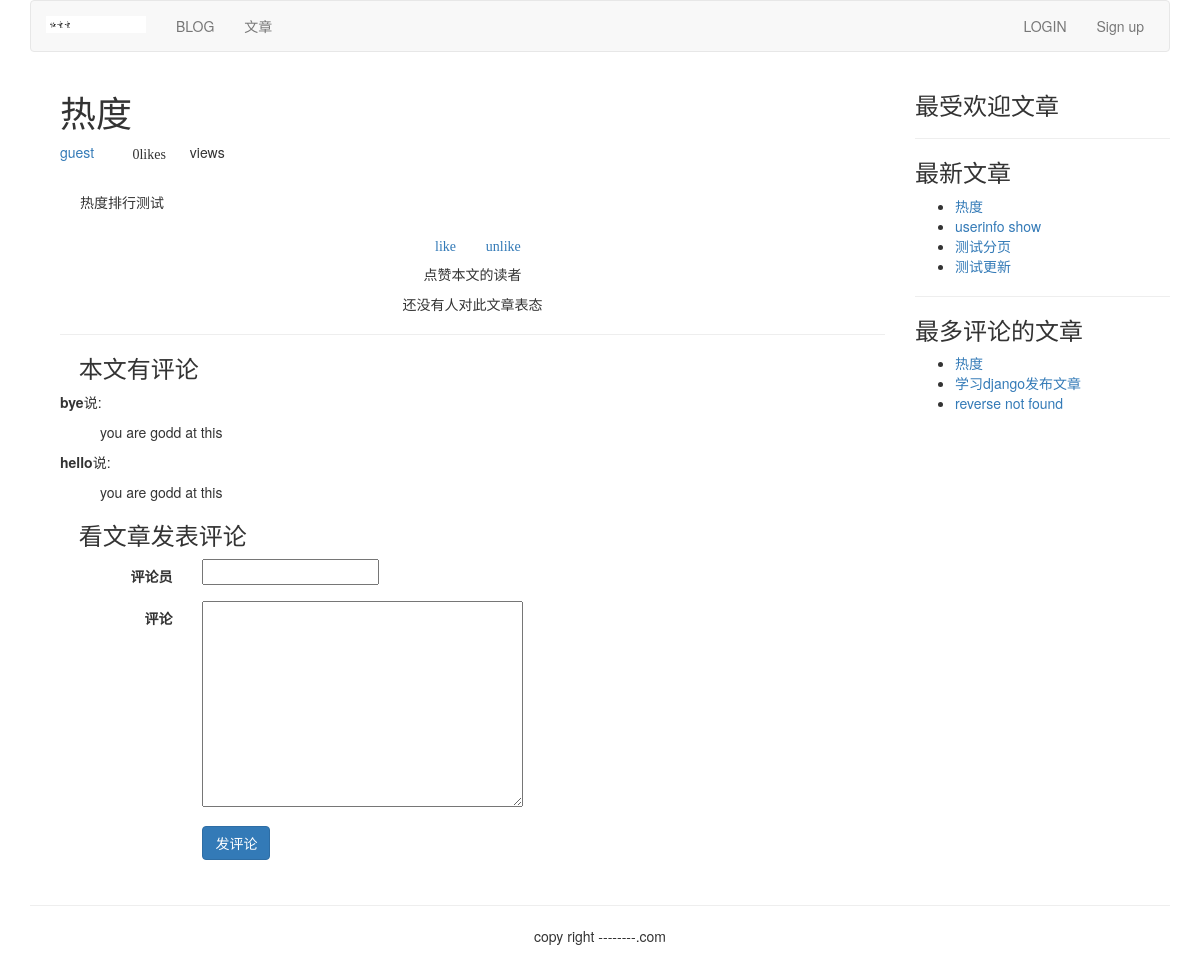
/article/list-article-detail/9/Re-Du/, run on the app's committed database.
### article/models.py (models this page shows, shortened)
class ArticlePost(models.Model):
    author = models.ForeignKey(User, related_name='article', on_delete=models.CASCADE)
    title = models.CharField(max_length=200)
    slug = models.SlugField(max_length=500)
    column = models.ForeignKey(ArticleColumn, related_name='article_column', on_delete=models.CASCADE)
    body = models.TextField()
    created = models.DateTimeField(default=timezone.now)
    updated = models.DateTimeField(auto_now=True)
    users_like = models.ManyToManyField(User, related_name="articles_like", blank=True)
    class Meta:
        ordering = ('-updated',)
        index_together = (('id', 'slug'),)
    def get_url_path(self):
        return reverse("article:list_article_detail", args=[self.id, self.slug])

class Comment(models.Model):
    article = models.ForeignKey(ArticlePost, related_name="comments", on_delete=models.CASCADE)
    commentator = models.CharField(max_length=90)
    body = models.TextField()
    created = models.DateTimeField(auto_now=True)
    class Meta:
        ordering = ('-created',)

### article/list_views.py (the view)
# urls.py: url(r'^article-detail/(?P<id>\d+)/(?P<slug>[-\w]+)/$', views.article_detail,
def article_detail(request, id, slug):
    article = get_object_or_404(ArticlePost, id=id, slug=slug)
    total_views = r.incr("article:{}:views".format(article.id))
    r.zincrby('article_ranking', 1, article.id)
    article_ranking = r.zrange('article_ranking', 0, -1, desc=True)[:10]
    article_ranking_ids = [int(id) for id in article_ranking]
    most_viewed = list(ArticlePost.objects.filter(id__in=article_ranking_ids))
    most_viewed.sort(key=lambda x: article_ranking_ids.index(x.id))
    if request.method == "POST":
        comment_form = CommentForm(data=request.POST)
        if comment_form.is_valid():
            new_comment = comment_form.save(commit=False)
            new_comment.article = article
            new_comment.save()
    else:
        comment_form = CommentForm()
    return render(request, "article/list/article_detail.html", {"article": article,
                                                                "total_views": total_views,
                                                                "most_viewed": most_viewed,
                                                                "comment_form": comment_form})

### article/forms.py
class CommentForm(forms.ModelForm):
    class Meta:
        model = Comment
        fields = ("commentator", "body")

### article/templatetags/article_tags.py (called while the page is built)
@register.inclusion_tag('article/list/latest_articles.html')
def latest_articles(n=5):
    latest_article = ArticlePost.objects.order_by("-created")[:n]
    return {"latest_article": latest_article}

@register.simple_tag
def most_comment_articles(n=3):
    return ArticlePost.objects.annotate(
        total_comments=Count('comments')).order_by("-total_comments")[:n]

### templates/article/list/article_detail.html (shortened to what this page needs)
{% extends 'base.html' %}
{% load article_tags %}
{% load  staticfiles %}
{% block content %}
 {% with total_likes=article.users_like.count  users_like=article.users_like.all %}
<div class="container">
<div class="col-md-9">
    <header>
        <h1>{{ article.title }}</h1>
        <p><a href="{% url "article:author_articles" article.author.username %}">{{ article.author.username }}</a>
        <span style="margin-left: 20px" class="glyphicon glyphicon-thumbs-up">
            {{ total_likes }}like{{ total_likes|pluralize }}
        </span>
        <span style="margin-left: 20px">{{ total_views }}view{{ total_views|pluralize }}</span>
        </p>
    </header>
    <link rel="stylesheet" href="{% static 'editor/css/editormd.preview.css' %}"/>
    <div id="editormd-view">
    </div>
    <div>
        <p class="text-center">
            <a onclick="like_article({{ article.id }}, 'like')" href="#"><span
                class="glyphicon glyphicon-thumbs-up">like</span></a>
            <a onclick="like_article({{ article.id }}, 'unlike')" href="#"><span
               style="margin-left: 15px;" class="glyphicon glyphicon-thumbs-down">unlike</span></a>
        </p>
    </div>
    <div>
        <p class="text-center"><stong>点赞本文的读者</stong></p>
        {% for user in article.users_like.all %}
        <p class="text-center">{{ user.username }}</p>
         {% empty %}
         <p class="text-center">还没有人对此文章表态</p>
        {% endfor %}
    </div>
    <hr>
    <div>
        <h3><span class="glyphicon glyphicon-bullhorn"></span>本文有{{ comments.count }}评论</h3>
        {% for comment in article.comments.all %}
            <div>
                <p><strong>{{ comment.commentator }}</strong>说:</p>
                <p style="margin-left: 40px;">{{ comment.body }}</p>
            </div>
        {% empty %}
            <p>没有评论</p>
        {% endfor %}
        <h3><span class="glyphicon glyphicon-send"></span>看文章发表评论</h3>
        <form action="." method="post" class="form-horizontal" role="form">{% csrf_token %}
            <div class="form-group">
                <label for="inputEmail3" class="col-sm-2 control-label">评论员</label>
                <div class="col-sm-10">
                    {{ comment_form.commentator }}
                </div>
            </div>
            <div class="form-group">
                <label for="inputEmail3" class="col-sm-2 control-label">评论</label>
                <div class="col-sm-10">
                    {{ comment_form.body }}
                </div>
            </div>
            <div class="form-group">
                <div class="col-sm-offset-2 col-sm-10">
                    <p><input type="submit" name="" value="发评论" class="btn btn-primary"></p>
                </div>
            </div>
        </form>
    </div>
</div>
<div class="col-md-3">
    <p class="text-center"><h3>最受欢迎文章</h3></p>
    <hr>
    <p class="text-center"><h3>最新文章</h3></p>
    {% latest_articles 4 %}
    <hr>
    <p class="text-center"><h3>最多评论的文章</h3></p>
    {% most_comment_articles as most_comments %}
    <ul>
        {% for comment_article in most_comments %}
            <li>
            <a href="{{ comment_article.get_url_path }}">{{ comment_article.title }}</a>
            </li>
        {% endfor %}
    </ul>
</div>
</div>
{% endwith %}
{% endblock %}

### templates/article/list/latest_articles.html
<ul>
    {% for article in latest_article %}
        <li>
        <a href="{{ article.get_url_path }}">{{ article.title }}</a>
        </li>
    {% endfor %}
</ul>

### static/editor/css/editormd.preview.css (style rules this page uses)
.markdown-body { -ms-text-size-adjust: 100%; -webkit-text-size-adjust: 100%; color: #333; overflow: hidden; font-family: "Microsoft YaHei", Helvetica, "Meiryo UI", "Malgun Gothic", "Segoe UI", "Trebuchet MS", "Monaco", monospace, Tahoma, STXihei, "华文细黑", STHeiti, "Helvetica Neue", "Droid Sans", "wenquanyi micro hei", FreeSans, Arimo, Arial, SimSun, "宋体", Heiti, "黑体", sans-serif; font-size: 16px; line-height: 1.6; word-wrap: break-word; }
.editormd-preview-container, .editormd-html-preview { text-align: left; font-size: 14px; line-height: 1.6; padding: 20px; overflow: auto; width: 100%; background-color: #fff; }

### data on the page
ArticlePost: title "热度", author.username "guest"
Comment: commentator "bye", body "you are godd at this"
Comment: commentator "hello", body "you are godd at this"
ArticlePost: title "userinfo show"
ArticlePost: title "测试分页"
ArticlePost: title "测试更新"
ArticlePost: title "学习django发布文章"
ArticlePost: title "reverse not found"

### other printed values
{{ total_likes }} "0"
